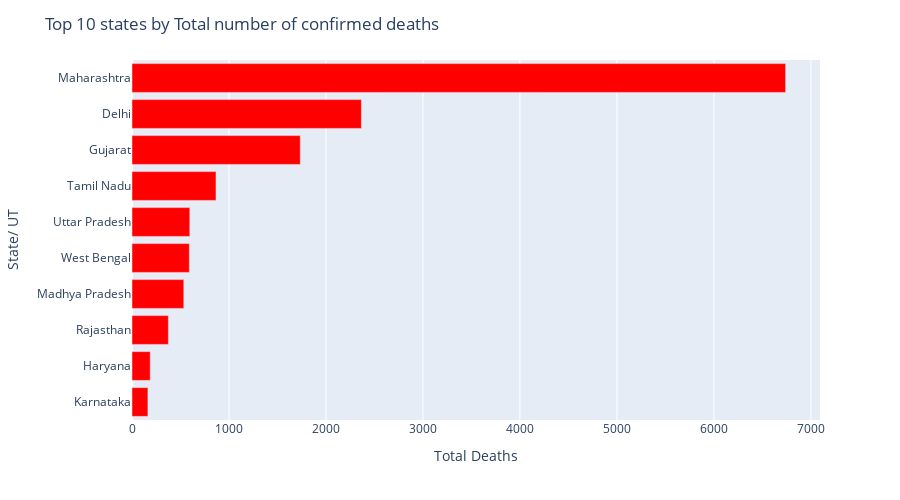

Write notebook code for a chart like this one.
### Code cell
#Top 10 states by Total deaths
fig = px.bar(top10_totaldeaths, y='State/ UT', x='Total Deaths',
             hover_data=['Total Deaths'], height=500, orientation='h'
            )
fig.update_traces(marker_color='rgb(255,0,0)')
fig.update_layout(yaxis=dict(autorange="reversed"),
    title='Top 10 states by Total number of confirmed deaths')
fig.show()

### Figure 1 — Plotly figure (JSON) as saved in the notebook; plotly's stock layout.template omitted (floating-point values rounded to 4 significant figures)
{"data": [{"alignmentgroup": "True", "customdata": [[6739], [2365], [1735], [866], [596], [591], [534], [375], [188], [164]], "hovertemplate": "Total Deaths=%{customdata[0]}<br>State/ UT=%{y}<extra></extra>", "legendgroup": "", "marker": {"color": "rgb(255,0,0)"}, "name": "", "offsetgroup": "", "orientation": "h", "showlegend": false, "textposition": "auto", "type": "bar", "x": [6739, 2365, 1735, 866, 596, 591, 534, 375, 188, 164], "xaxis": "x", "y": ["Maharashtra", "Delhi", "Gujarat", "Tamil Nadu", "Uttar Pradesh", "West Bengal", "Madhya Pradesh", "Rajasthan", "Haryana", "Karnataka"], "yaxis": "y"}], "layout": {"barmode": "relative", "height": 500, "legend": {"tracegroupgap": 0}, "margin": {"t": 60}, "title": {"text": "Top 10 states by Total number of confirmed deaths"}, "xaxis": {"anchor": "y", "domain": [0, 1], "title": {"text": "Total Deaths"}}, "yaxis": {"anchor": "x", "autorange": "reversed", "domain": [0, 1], "title": {"text": "State/ UT"}}}}
